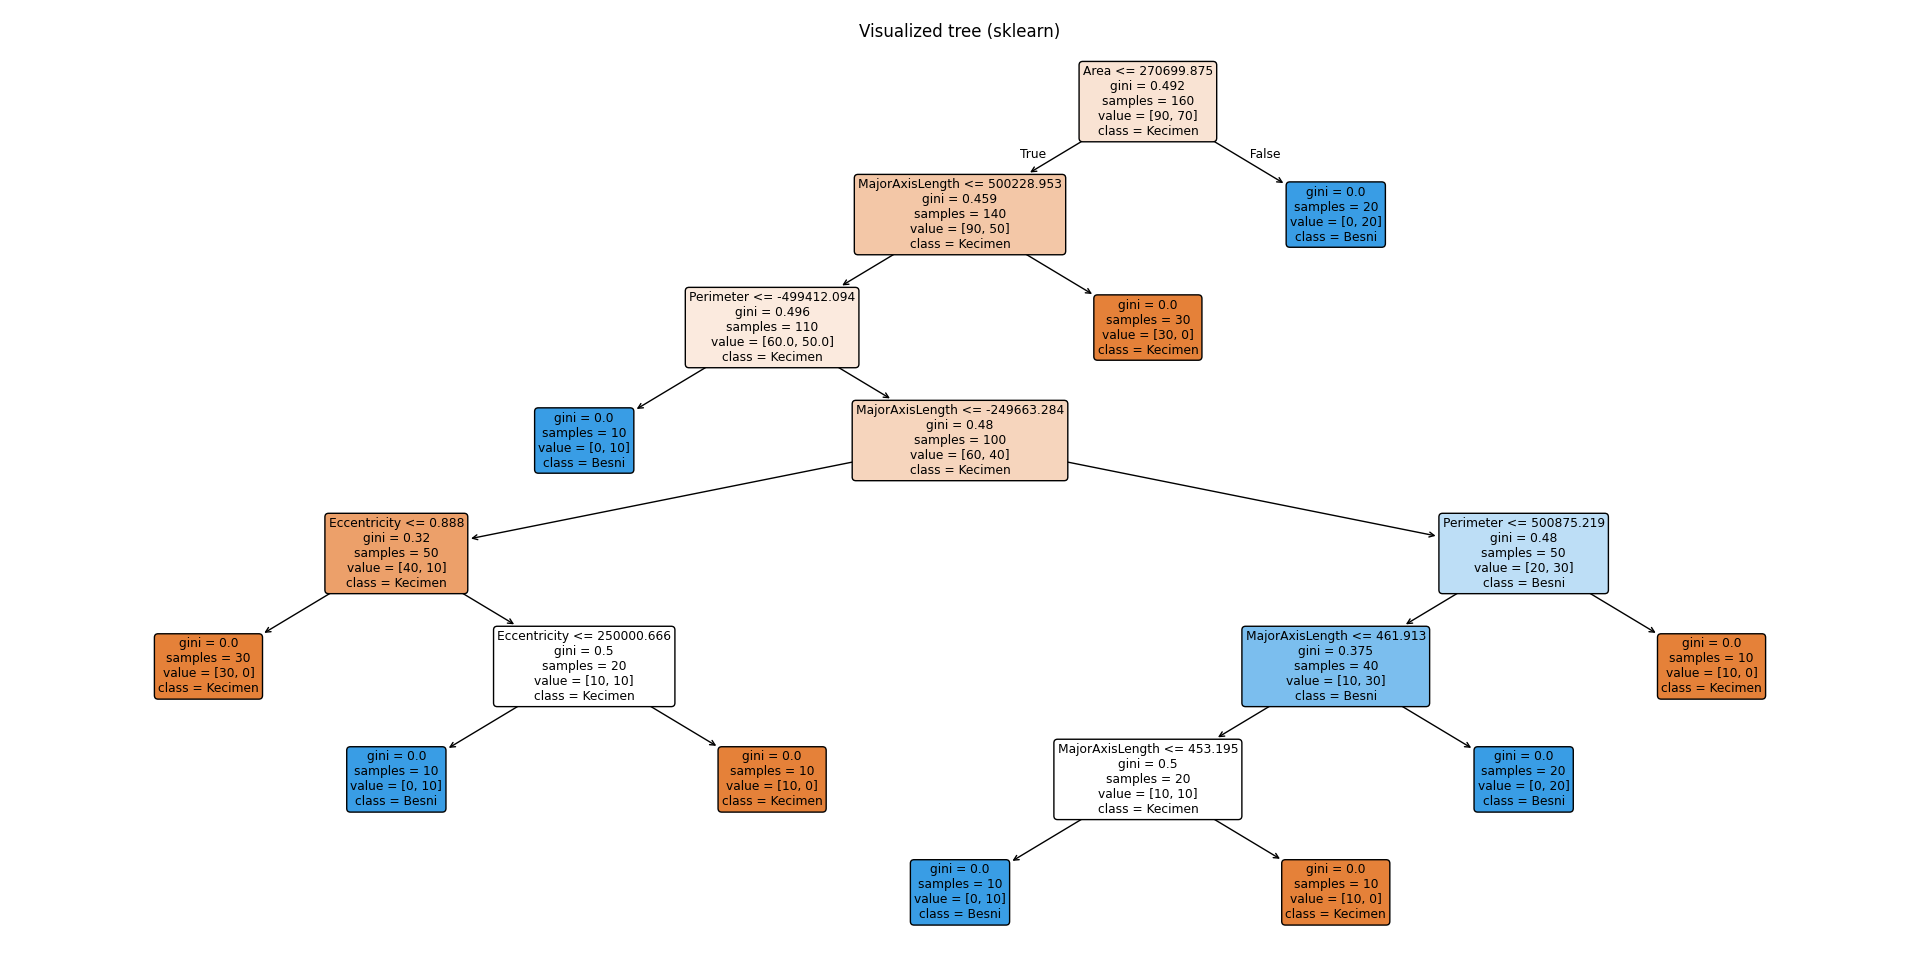

The script that drew this image:
# c45_from_pandas.py
# Реализация C4.5 (процедурная, без ООП) для pandas.DataFrame
# Автор: (пример). Работает с pandas.DataFrame.
# Поддерживает числовые и категориальные признаки. Результат: вложенный dict-дерево + predict.

import math
from collections import Counter
import pandas as pd

# -----------------------
# Вспомогательные функции
# -----------------------

def entropy_from_counts(counts):
    """Shannon entropy from iterable of counts."""
    total = sum(counts)
    if total == 0:
        return 0.0
    ent = 0.0
    for c in counts:
        if c <= 0:
            continue
        p = c / total
        ent -= p * math.log2(p)
    return ent

def class_counts(series):
    """Возвращает Counter меток целевой переменной (series)."""
    return Counter(series)

def dataset_entropy(df, target_col):
    """Entropy of target in df."""
    cnt = class_counts(df[target_col])
    return entropy_from_counts(cnt.values())

# -----------------------
# Разбиение и пороги
# -----------------------

def possible_splits_numeric(series):
    """
    Для числовой серии (pandas.Series) возвращает список возможных порогов.
    Порог — среднее между соседними уникальными отсортированными значениями.
    """
    vals = series.dropna().unique()
    if len(vals) <= 1:
        return []
    vals = sorted(vals)
    splits = []
    for i in range(len(vals) - 1):
        splits.append((vals[i] + vals[i+1]) / 2.0)
    return splits

def split_dataframe(df, attribute, threshold=None):
    """
    Если threshold is None -> считаем категориальным: возвращаем dict value -> sub-DataFrame
    Если threshold задан -> считаем числовым: возвращаем dict with keys 'le' and 'gt'
    """
    if threshold is None:
        groups = {}
        for val, sub in df.groupby(df[attribute]):
            groups[val] = sub.copy()
        return groups
    else:
        left = df[df[attribute].astype(float) <= threshold].copy()
        right = df[df[attribute].astype(float) > threshold].copy()
        return {'le': left, 'gt': right}

# -----------------------
# Информация о разбиениях
# -----------------------

def split_info(subsets, total_count):
    """Split info: -sum((|Si|/|S|)*log2(|Si|/|S|))"""
    if total_count == 0:
        return 0.0
    parts = []
    for s in subsets:
        size = len(s)
        if size == 0:
            continue
        ratio = size / total_count
        parts.append(-ratio * math.log2(ratio))
    return sum(parts)

def information_gain(parent_entropy, subsets, total_count, target_col):
    """
    parent_entropy: entropy of parent
    subsets: list of DataFrames (partitions)
    """
    weighted_entropy = 0.0
    for s in subsets:
        if len(s) == 0:
            continue
        weighted_entropy += (len(s) / total_count) * dataset_entropy(s, target_col)
    return parent_entropy - weighted_entropy

# -----------------------
# Выбор лучшего атрибута
# -----------------------

def best_split_for_attribute(df, attribute, target_col):
    """
    Возвращает лучшую информацию о разбиении по одному атрибуту.
    Для числового: перебирает пороги, выбирает порог с максимальным gain ratio.
    Для категориального: делает split by value.
    Возвращаемая структура:
    {
      'attribute': attribute,
      'is_numeric': True/False,
      'threshold': best_threshold or None,
      'gain': best_gain,
      'gain_ratio': best_gain_ratio,
      'subsets': dict (как в split_dataframe для этого разбиения)
    }
    """
    total_count = len(df)
    parent_entropy = dataset_entropy(df, target_col)

    # Если все метки одинаковы — нет смысла
    if parent_entropy == 0:
        return None

    # Проверка типа: попробуем преобразовать в числовой
    series = df[attribute]
    is_numeric = pd.api.types.is_numeric_dtype(series)

    best = None

    if is_numeric:
        # перебор порогов
        splits = possible_splits_numeric(series)
        if not splits:
            return None
        best_gain_ratio = -1e9
        best_threshold = None
        best_subsets = None
        best_gain = None

        for thr in splits:
            parts = split_dataframe(df, attribute, threshold=thr)
            subsets = list(parts.values())
            gain = information_gain(parent_entropy, subsets, total_count, target_col)
            si = split_info(subsets, total_count)
            gain_ratio = gain / si if si > 0 else 0.0
            if gain_ratio > best_gain_ratio:
                best_gain_ratio = gain_ratio
                best_threshold = thr
                best_subsets = parts
                best_gain = gain

        if best_threshold is None:
            return None
        return {
            'attribute': attribute,
            'is_numeric': True,
            'threshold': best_threshold,
            'gain': best_gain,
            'gain_ratio': best_gain_ratio,
            'subsets': best_subsets
        }

    else:
        # категориальный
        parts = split_dataframe(df, attribute, threshold=None)
        subsets = list(parts.values())
        gain = information_gain(parent_entropy, subsets, total_count, target_col)
        si = split_info(subsets, total_count)
        gain_ratio = gain / si if si > 0 else 0.0
        return {
            'attribute': attribute,
            'is_numeric': False,
            'threshold': None,
            'gain': gain,
            'gain_ratio': gain_ratio,
            'subsets': parts
        }

def choose_best_attribute(df, attributes, target_col, min_gain_ratio=1e-6):
    """
    Перебирает атрибуты и возвращает лучшее разбиение (best_split_for_attribute)
    Возвращает None, если ни один атрибут не даёт значимого прироста.
    """
    best = None
    for attr in attributes:
        split_info_attr = best_split_for_attribute(df, attr, target_col)
        if split_info_attr is None:
            continue
        if best is None or split_info_attr['gain_ratio'] > best['gain_ratio']:
            best = split_info_attr
    if best is None:
        return None
    if best['gain_ratio'] < min_gain_ratio:
        return None
    return best

# -----------------------
# Построение дерева
# -----------------------

def majority_class(series):
    """Возвращает наиболее частую метку (строку) в series."""
    cnt = class_counts(series)
    return cnt.most_common(1)[0][0]

def build_tree(df, attributes, target_col, max_depth=None, min_samples_split=2, depth=0):
    """
    Рекурсивная функция построения дерева.
    Возвращает дерево в виде вложенных словарей:
    Лист:
      {'type': 'leaf', 'class': chosen_class, 'samples': n}
    Узел (числовой):
      {
        'type': 'node',
        'attribute': attr,
        'is_numeric': True,
        'threshold': thr,
        'samples': n,
        'branches': {'le': subtree, 'gt': subtree}
      }
    Узел (категориальный):
      {
        'type': 'node',
        'attribute': attr,
        'is_numeric': False,
        'samples': n,
        'branches': {value1: subtree, value2: subtree, ...}
      }
    """
    # Базовые случаи
    if len(df) == 0:
        return {'type': 'leaf', 'class': None, 'samples': 0}
    labels = df[target_col]
    if len(set(labels)) == 1:
        return {'type': 'leaf', 'class': labels.iloc[0], 'samples': len(df)}
    if not attributes or (max_depth is not None and depth >= max_depth) or len(df) < min_samples_split:
        return {'type': 'leaf', 'class': majority_class(labels), 'samples': len(df)}

    # Выбор лучшего атрибута
    best = choose_best_attribute(df, attributes, target_col)
    if best is None:
        return {'type': 'leaf', 'class': majority_class(labels), 'samples': len(df)}

    attr = best['attribute']
    node = {
        'type': 'node',
        'attribute': attr,
        'is_numeric': best['is_numeric'],
        'samples': len(df),
        'gain': best['gain'],
        'gain_ratio': best['gain_ratio'],
        'branches': {}
    }

    if best['is_numeric']:
        thr = best['threshold']
        node['threshold'] = thr
        parts = best['subsets']
        # для каждой ветки рекурсивно строим поддерево
        for key in ('le', 'gt'):
            sub = parts.get(key)
            if sub is None or len(sub) == 0:
                node['branches'][key] = {'type': 'leaf', 'class': majority_class(labels), 'samples': 0}
            else:
                # attributes остаются те же (для C4.5 категории остаются доступными)
                node['branches'][key] = build_tree(sub, attributes, target_col, max_depth, min_samples_split, depth+1)
    else:
        parts = best['subsets']
        # для категориального — удаляем этот атрибут из списка признаков (чтобы избежать повторного разбиения по нему)
        new_attributes = [a for a in attributes if a != attr]
        for val, sub in parts.items():
            if sub is None or len(sub) == 0:
                node['branches'][val] = {'type': 'leaf', 'class': majority_class(labels), 'samples': 0}
            else:
                node['branches'][val] = build_tree(sub, new_attributes, target_col, max_depth, min_samples_split, depth+1)

    return node

# -----------------------
# Прогноз (predict)
# -----------------------

def predict_row(tree, row):
    """Прогноз для одной строки (pandas.Series) по дереву."""
    node = tree
    while True:
        if node is None:
            return None
        if node.get('type') == 'leaf':
            return node.get('class')
        attr = node['attribute']
        if node.get('is_numeric'):
            thr = node.get('threshold')
            try:
                val = float(row[attr])
            except Exception:
                # при пропуске — вернуть наиболее частый класс поддерева (approx: choose 'le' branch majority)
                # просто выбираем ветку с большим количеством samples
                b = node['branches']
                # если обе ветки есть, берём ту с большим samples
                left = b.get('le')
                right = b.get('gt')
                if left is None:
                    node = right
                elif right is None:
                    node = left
                else:
                    if left.get('samples',0) >= right.get('samples',0):
                        node = left
                    else:
                        node = right
                continue
            if val <= thr:
                node = node['branches'].get('le')
            else:
                node = node['branches'].get('gt')
        else:
            val = row.get(attr)
            # если значение встретилось в ветках — идём туда, иначе попытка использовать default (majority)
            branches = node['branches']
            if val in branches:
                node = branches[val]
            else:
                # нет такой ветки — выбираем ветку с наибольшим количества образцов
                best_branch = None
                best_samples = -1
                for k, b in branches.items():
                    s = b.get('samples', 0)
                    if s > best_samples:
                        best_samples = s
                        best_branch = b
                node = best_branch

def predict(tree, df):
    """Прогноз для DataFrame: возвращает список предсказаний в том же порядке."""
    preds = []
    for _, row in df.iterrows():
        preds.append(predict_row(tree, row))
    return preds

# -----------------------
# Утилиты вывода дерева (читаемый формат)
# -----------------------

def pprint_tree(node, indent=0):
    """Печатает дерево в читабельном виде."""
    pad = '  ' * indent
    if node.get('type') == 'leaf':
        print(f"{pad}Leaf: class={node.get('class')} (samples={node.get('samples')})")
        return
    attr = node.get('attribute')
    if node.get('is_numeric'):
        thr = node.get('threshold')
        print(f"{pad}Node: {attr} <= {thr:.6g} ? (samples={node.get('samples')}, gain_ratio={node.get('gain_ratio'):.6g})")
        pprint_tree(node['branches'].get('le'), indent+1)
        print(f"{pad}Else ({attr} > {thr:.6g}):")
        pprint_tree(node['branches'].get('gt'), indent+1)
    else:
        print(f"{pad}Node: {attr} (categorical) (samples={node.get('samples')}, gain_ratio={node.get('gain_ratio'):.6g})")
        for val, branch in node['branches'].items():
            print(f"{pad} If {attr} == {val}:")
            pprint_tree(branch, indent+1)

def calculate_accuracy(predictions, target):
    length = len(predictions)
    return sum([predictions[i] == target[i] for i in range(length)])/length

def split_dataset(data: pd.DataFrame, border: int, target):
    border = border//2
    classes = data[target].unique().tolist()
    data_tuple = []
    for c in classes:
        data_tuple.append(data[data[target] == c])
    return pd.concat([d.iloc[:border] for d in data_tuple], axis=0), pd.concat([d.iloc[border:] for d in data_tuple], axis=0)

import math
import copy
from collections import defaultdict
import numpy as np
import pandas as pd
import matplotlib.pyplot as plt
from sklearn.tree import DecisionTreeClassifier, plot_tree

def visualize_nested_tree_sklearn(tree_dict,
                                  feature_names=None,
                                  class_names=None,
                                  samples_per_leaf=10,
                                  eps=1e-3,
                                  figsize=(14,8),
                                  show=True):
    """
    Визуализация вложенного словарного дерева через sklearn.
    Параметры:
      tree_dict        - дерево в формате, описанном пользователем
      feature_names    - опционально: список имён признаков (если None — соберём из дерева)
      class_names      - опционально: список/мэппинг классов (если None — соберём из листьев)
      samples_per_leaf - сколько одинаковых примеров генерировать для каждого листа
      eps              - маленькая величина для отделения интервалов
      figsize          - размер рисунка matplotlib
      show             - если True — вызовет plt.show(); иначе вернёт (clf, X, y, fig, ax)
    Возвращает:
      если show==False: (clf, X_df, y_array, fig, ax)
    """
    # --- вспомогательные функции ---
    def collect_feature_info(node, feat_types):
        """Собрать имена признаков и типы (is_numeric) рекурсивно."""
        if node['type'] == 'leaf':
            return
        # node
        attr = node['attribute']
        is_num = node['is_numeric']
        feat_types[attr] = is_num
        branches = node['branches']
        if is_num:
            # numeric has two branches likely 'le' and 'gt'
            for k in branches:
                collect_feature_info(branches[k], feat_types)
        else:
            for val in branches:
                collect_feature_info(branches[val], feat_types)

    def gather_leaf_constraints(node, current_constraints, leaves):
        """
        Пройти по дереву. current_constraints: dict attr -> constraint.
        Для числовых: (low, high) (inclusive bounds we'll treat as open with eps)
        Для категориальных: set of allowed values (should be single value per path)
        Добавляет tuples (constraints_copy, leaf_class, leaf_samples_count) в leaves.
        """
        if node['type'] == 'leaf':
            leaves.append((copy.deepcopy(current_constraints),
                           node.get('class', node.get('chosen_class', None)),
                           node.get('samples', None)))
            return

        attr = node['attribute']
        is_num = node['is_numeric']
        branches = node['branches']

        if is_num:
            thr = node['threshold']
            # branch keys expected 'le' and 'gt' (but be flexible)
            for bkey, subtree in branches.items():
                # copy constraints for branch
                new_c = copy.deepcopy(current_constraints)
                low, high = new_c.get(attr, (-math.inf, math.inf))
                if bkey.lower() in ('le','<=','l','leq'):
                    # <= thr -> upper bound = min(high, thr)
                    high = min(high, thr)
                elif bkey.lower() in ('gt','>'):
                    low = max(low, thr)
                else:
                    # если непонятный ключ, попытаемся понять по наличию 'le'/'gt'
                    if bkey == 'le':
                        high = min(high, thr)
                    elif bkey == 'gt':
                        low = max(low, thr)
                    else:
                        # если ключ — значение (редко), игнорируем
                        pass
                new_c[attr] = (low, high)
                gather_leaf_constraints(subtree, new_c, leaves)
        else:
            # categorical: branch key is categorical value
            for bkey, subtree in branches.items():
                new_c = copy.deepcopy(current_constraints)
                # set categorical fixed value (if conflict -> will raise later)
                existing = new_c.get(attr, None)
                if existing is None:
                    new_c[attr] = ('cat', bkey)
                else:
                    # если уже установлен и отличается — конфликт
                    if existing != ('cat', bkey):
                        raise ValueError(f"Conflict on categorical {attr}: {existing} vs {bkey}")
                gather_leaf_constraints(subtree, new_c, leaves)

    # --- main ---
    # 1) соберём признаки и их типы
    feat_types = {}
    collect_feature_info(tree_dict, feat_types)
    if feature_names is None:
        feature_names = list(feat_types.keys())
    else:
        # если передали feature_names, дополним типы неизвестным (по умолчанию numeric)
        for fn in feature_names:
            if fn not in feat_types:
                feat_types[fn] = True  # предполагаем числовой, если неизвестно

    # 2) собрать все листья с набором ограничений
    leaves = []
    gather_leaf_constraints(tree_dict, {}, leaves)
    if len(leaves) == 0:
        raise ValueError("Ветка дерева не содержит листьев?")

    # 3) для категориальных признаков собрать набор значений, чтобы закодировать в ints
    cat_values = defaultdict(set)
    for constraints, leaf_class, _ in leaves:
        for attr, val in constraints.items():
            if isinstance(val, tuple) and val[0] == 'cat':
                cat_values[attr].add(val[1])
    # ensure each categorical attr has at least one known value; if not, we'll invent one
    for attr, is_num in feat_types.items():
        if not is_num and attr not in cat_values:
            cat_values[attr].add("__UNKNOWN__")

    # 4) построить для каждого листа одно пригодное значение признаков (вписываем в интервалы)
    X_rows = []
    y = []
    for constraints, leaf_class, samples_count in leaves:
        # compute single example satisfying all constraints
        row = {}
        for attr in feature_names:
            is_num = feat_types.get(attr, True)
            if is_num:
                # default interval
                low, high = constraints.get(attr, (-1e6, 1e6))
                # if low == -inf or high == inf, replace by wide finite bounds
                if low == -math.inf:
                    low = -1e6
                if high == math.inf:
                    high = 1e6
                # To satisfy inequalities we must pick value strictly inside (consider eps)
                # For safety, shrink bounds by eps
                if low + eps > high - eps:
                    # нельзя подобрать — попробуем relax eps
                    val = (low + high) / 2.0
                else:
                    val = (low + high) / 2.0
                row[attr] = float(val)
            else:
                # categorical
                cinfo = constraints.get(attr, None)
                if cinfo is None:
                    # assign some known category (first)
                    chosen = next(iter(cat_values[attr]))
                else:
                    if cinfo[0] != 'cat':
                        raise ValueError(f"Unexpected categorical constraint format for {attr}: {cinfo}")
                    chosen = cinfo[1]
                row[attr] = chosen
        # replicate samples_per_leaf times
        for _ in range(samples_per_leaf):
            X_rows.append(row.copy())
            y.append(leaf_class)

    X_df = pd.DataFrame(X_rows, columns=feature_names)
    y = np.array(y, dtype=object)

    # 5) encode categorical features to integers
    enc_maps = {}
    X_enc = X_df.copy()
    for attr, is_num in feat_types.items():
        if not is_num:
            vals = list(pd.unique(X_df[attr]))
            mapping = {v: i for i, v in enumerate(vals)}
            enc_maps[attr] = mapping
            X_enc[attr] = X_df[attr].map(mapping).astype(int)

    # 6) class names
    unique_classes = list(pd.unique(y))
    if class_names is None:
        class_names = [str(c) for c in unique_classes]
    else:
        # try to align given class_names with unique_classes if mapping provided as dict
        if isinstance(class_names, dict):
            class_names = [str(class_names.get(c, c)) for c in unique_classes]

    # 7) train sklearn DecisionTreeClassifier on synthetic data
    clf = DecisionTreeClassifier(random_state=0)
    clf.fit(X_enc.values, y)

    # 8) plot
    fig, ax = plt.subplots(figsize=figsize)
    try:
        plot_tree(clf, feature_names=feature_names, class_names=[str(c) for c in unique_classes],
                  filled=True, rounded=True, ax=ax)
    except Exception:
        # fallback: without class_names
        plot_tree(clf, feature_names=feature_names, filled=True, rounded=True, ax=ax)

    ax.set_title("Visualized tree (sklearn)")
    if show:
        plt.tight_layout()
        plt.show()
        return None
    else:
        return clf, X_enc, y, fig, ax


# -----------------------

if __name__ == '__main__':
    df = pd.read_csv('Raisin_Dataset.csv')
    target = 'Class'
    (df_train, df_test) = split_dataset(df, 630, target)

    features = [c for c in df.columns if c != target]

    tree = build_tree(df, features, target_col=target, max_depth=5, min_samples_split=1)
    visualize_nested_tree_sklearn(tree, show=True)
    pprint_tree(tree)

    print("\nПредсказание для тестового набора:")
    preds = predict(tree, df_test)
    print(f'Accuracy: {calculate_accuracy(preds, df_test[target].tolist()):.2%}')
